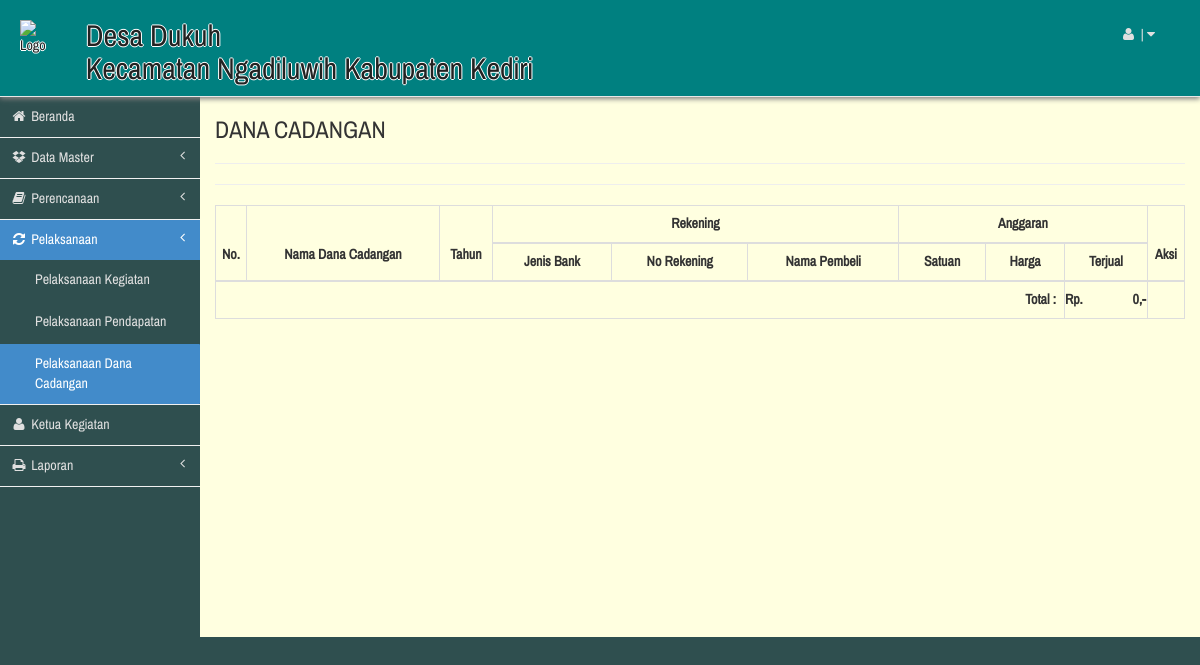
The app's page /index.php/admin/c_pelaksanaan/lists_apb_desa, older data.
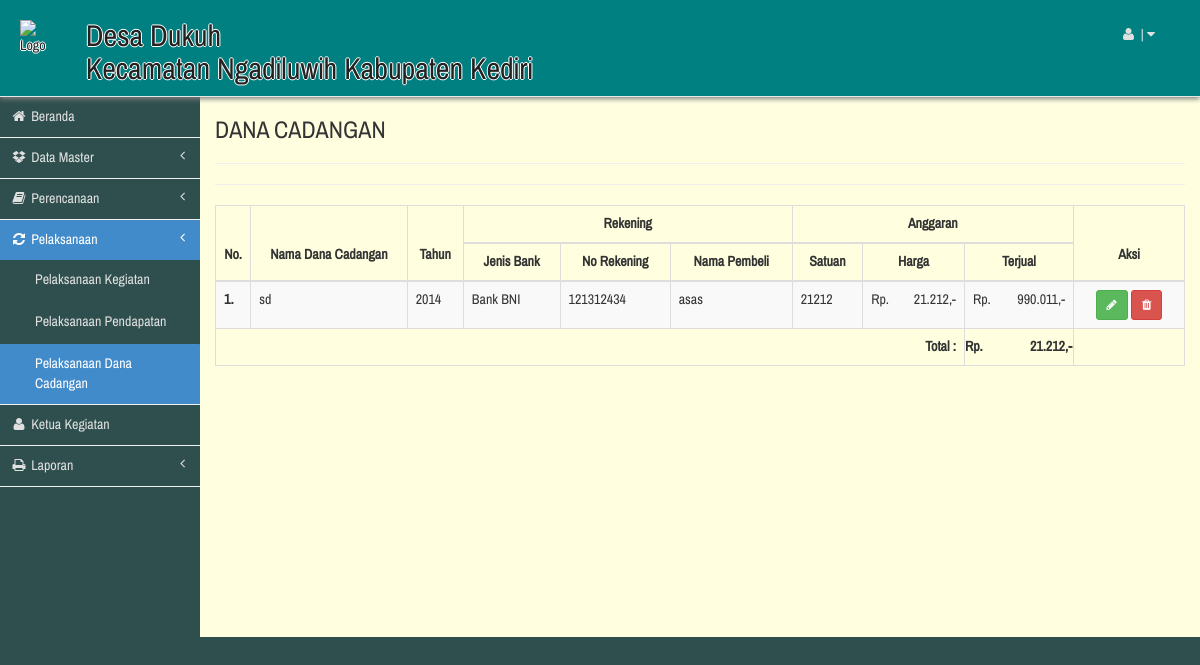
The same page, newer data.
### tables this page shows
CREATE TABLE `tbl_apb_desa` (
  `id_apb_desa` int(10) NOT NULL AUTO_INCREMENT,
  `id_kegiatan` varchar(50) DEFAULT NULL,
  `id_bank` varchar(50) DEFAULT NULL,
  `nomor` varchar(30) DEFAULT NULL,
  `nama_apb` varchar(100) DEFAULT NULL,
  `tahun` year(4) DEFAULT NULL,
  `kode` varchar(50) DEFAULT NULL,
  `uraian` varchar(100) DEFAULT NULL,
  `jumlah` varchar(100) DEFAULT NULL,
  `satuan` varchar(30) DEFAULT NULL,
  `harga` varchar(100) DEFAULT NULL,
  `anggaran` varchar(100) DEFAULT NULL,
  `tgl_apb_desa` varchar(10) DEFAULT NULL,
  PRIMARY KEY (`id_apb_desa`)
);

CREATE TABLE `tbl_bank` (
  `id_bank` int(11) NOT NULL AUTO_INCREMENT,
  `nama_bank` varchar(100) DEFAULT NULL,
  PRIMARY KEY (`id_bank`)
);

### application/controllers/admin/c_pelaksanaan.php (called while the page is built, shortened)
<?php if ( ! defined('BASEPATH')) exit('No direct script access allowed');
class C_pelaksanaan extends CI_Controller {
  function  __construct()
  {
      $this->load->helper('flexigrid_helper');
      $this->load->library('flexigrid');
      $this->load->helper('form');
      $this->load->model('page_model');
      $this->load->library('encrypt');
  }
          function lists_apb_desa() {
              $data['page_title'] = 'DANA CADANGAN';
              $this->db->join('tbl_kegiatan', 'tbl_kegiatan.id_kegiatan=tbl_apb_desa.id_kegiatan');
              $this->db->join('tbl_bank', 'tbl_bank.id_bank=tbl_apb_desa.id_bank', 'left');
              $this->db->order_by('id_apb_desa', 'DESC');
              $data['v_data'] = $this->db->get('tbl_apb_desa');
              $data['menu'] = $this->load->view('menu/v_admin', $data, TRUE);
              $data['content'] = $this->load->view('pelaksanaan/pls_apb/v_list', $data, TRUE);
              $this->load->view('utama', $data);
          }
}
?>

### index.php (called while the page is built, shortened)
<?php
require_once BASEPATH.'core/CodeIgniter'.EXT;

### application/views/pelaksanaan/pls_apb/v_list.php (the view, shortened to what this page needs)
<link rel="stylesheet" type="text/css" href="<?=$this->config->item('base_url');?>assetku/DataTables/datatables.min.css"/>
<h3><?= $page_title ?></h3>
<hr>
<hr>
<div class="table-responsive">
<table id="table_id" class="table table-bordered table-striped display" cellspacing="0" width="100%">
    <thead>
        <tr>
            <th style="text-align: center"  rowspan="2" id="rowspan2">No.</th>
            <th style="text-align: center"  rowspan="2" id="rowspan2">Nama Dana Cadangan</th>
            <th style="text-align: center"  rowspan="2" id="rowspan2">Tahun</th>
            <th style="text-align: center"  colspan="3">Rekening</th>
            <th style="text-align: center"  colspan="3">Anggaran</th>
            <th style="text-align: center"  rowspan="2" id="rowspan2">Aksi</th>
       </tr>
       <tr>
            <th style="text-align: center" >Jenis Bank</th>
            <th style="text-align: center" >No Rekening</th>
            <th style="text-align: center" >Nama Pembeli</th>
            <th style="text-align: center" >Satuan</th>
            <th style="text-align: center" >Harga</th>
            <th style="text-align: center" >Terjual</th>
       </tr>
    </thead>
    <tbody>
      <?php
      $no=1;
      $total_harga = 0;
      foreach ($v_data->result() as $baris) {?>
        <tr>
         <th><?php echo $no++; ?>.</th>
          <td><?php echo $baris->nama_apb; ?></td>
          <td><?php echo $baris->tahun; ?></td>
          <td><?php echo $baris->nama_bank; ?></td>
          <td><?php echo $baris->uraian; ?></td>
          <td><?php echo $baris->satuan; ?></td>
          <td><?php echo $baris->jumlah; ?></td>
          <td>Rp.<span style="float:right;"><?php echo number_format($baris->anggaran, 0,",","."); ?>,-</span></td>
          <td>Rp.<span style="float:right;"><?php echo number_format($baris->harga, 0,",","."); ?>,-</span></td>
          <td align="center">
            <a href="edit_apb_desa/<?php echo $baris->id_apb_desa; ?>" class="btn btn-success btn-sm"><i class="fa fa-pencil"></i></a>
            <a href="hapus_apb_desa/<?php echo $baris->id_apb_desa; ?>" class="btn btn-danger btn-sm" onclick="return confirm('Anda Yakin?');"><i class="fa fa-trash"></i></a>
          </td>
        </tr>
      <?php
      $total_harga    += $baris->anggaran;
      } ?>
    </tbody>
    <tfoot>
      <tr>
        <th colspan="8" style="text-align:right">Total :</th>
        <th><span style="margin-left:-8px;">Rp.</span><span style="float:right;margin-right:-7px;"><?php echo number_format($total_harga,0,",","."); ?>,-</span></th>
        <th></th>
      </tr>
    </tfoot>
</table>
</div>
<br><br>

Row changes from the older to the newer data that the page shows:
added tbl_apb_desa: nama_apb "sd", tahun "2014", id_bank.nama_bank "Bank BNI", uraian "121312434", satuan "asas", jumlah "21212", anggaran "21.212", harga "990.011"
Text that changed along with them:
$total_harga: "0" → "21.212"
